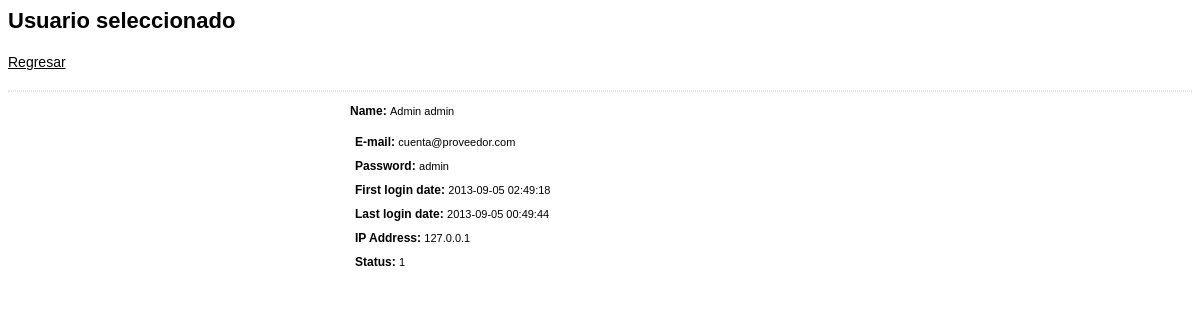
The page /lp-admin/user-view.php?recordID=2 on the database its author committed.
### tables this page shows
CREATE TABLE `users` (
  `user_id` int(11) NOT NULL AUTO_INCREMENT,
  `user_firstname` varchar(50) NOT NULL,
  `user_lastname` varchar(50) NOT NULL,
  `user_password` varchar(20) NOT NULL,
  `user_first_login` datetime NOT NULL,
  `user_last_login` timestamp NOT NULL DEFAULT CURRENT_TIMESTAMP,
  `user_ip_address` varchar(20) NOT NULL,
  `user_email` varchar(250) NOT NULL,
  `user_status` tinyint(1) NOT NULL,
  PRIMARY KEY (`user_id`)
);

### lp-admin/user-view.php (called while the page is built)
<?php include_once('_user-view.php'); ?>

### lp-admin/_user-view.php (the view, shortened to what this page needs)
<link rel="stylesheet" type="text/css" href="css/cart-style.css">
<?php require_once('../Connections/cn.php'); ?><?php
if (!function_exists("GetSQLValueString")) {
function GetSQLValueString($theValue, $theType, $theDefinedValue = "", $theNotDefinedValue = "")
{
  $theValue = function_exists("mysql_real_escape_string") ? mysql_real_escape_string($theValue) : mysql_escape_string($theValue);
  switch ($theType) {
    case "long":
    case "int":
      $theValue = ($theValue != "") ? intval($theValue) : "NULL";
      break;
  }
  return $theValue;
}
}
$maxRows_DetailRS1 = 10;
$pageNum_DetailRS1 = 0;
$startRow_DetailRS1 = $pageNum_DetailRS1 * $maxRows_DetailRS1;
$colname_DetailRS1 = "-1";
if (isset($_GET['recordID'])) {
  $colname_DetailRS1 = $_GET['recordID'];
}
$query_DetailRS1 = sprintf("SELECT * FROM users WHERE user_id = %s ORDER BY user_firstname ASC", GetSQLValueString($colname_DetailRS1, "int"));
$query_limit_DetailRS1 = sprintf("%s LIMIT %d, %d", $query_DetailRS1, $startRow_DetailRS1, $maxRows_DetailRS1);
$DetailRS1 = mysql_query($query_limit_DetailRS1, $cn) or die(mysql_error());
$row_DetailRS1 = mysql_fetch_assoc($DetailRS1);
?>
<h2> Usuario seleccionado</h2>
<div class="action-link">
<a href="user-list.php" class="action-link">
Regresar</a> </div>
	<hr/>
<div class="form">
	<h3>Name: <span class="list-text-caption"><?php echo $row_DetailRS1['user_firstname']; ?> </span><span class="list-text-caption"><?php echo $row_DetailRS1['user_lastname']; ?></span></h3>
	<div class="row-item form-title">E-mail: <span class="list-text-caption"><?php echo $row_DetailRS1['user_email']; ?></span></div>
	<div class="row-item form-title">Password: <span class="list-text-caption"><?php echo $row_DetailRS1['user_password']; ?></span></div>
	<div class="row-item form-title">First login date: <span class="list-text-caption"><?php echo $row_DetailRS1['user_first_login']; ?></span></div>
	<div class="row-item form-title">Last login date: <span class="list-text-caption"><?php echo $row_DetailRS1['user_last_login']; ?></span></div>
	<div class="row-item form-title">IP Address: <span class="list-text-caption"><?php echo $row_DetailRS1['user_ip_address']; ?></span></div>
	<div class="row-item form-title">Status: <span class="list-text-caption"><?php echo $row_DetailRS1['user_status']; ?></span></div>
</div>

### lp-admin/css/cart-style.css (style rules this page uses)
* { font-family: Arial, Helvetica, sans-serif; font-size: 12px; }
a { color: #000; text-decoration: underline; }
.row-item { padding: 5px; }
.action-link { margin: 20px 0; font-size: 14px; }
.list-text-caption { font-size: 11px; font-weight: lighter; }
.form { max-width: 500px; margin: auto; display: block; }
.form-title { font-weight: bold; }
hr { border: 1px #e5e5e5 dotted; clear: both; display: block; margin: 5px 0; }
h2 { font-size: 22px; display: block; }

### rows shown on the page
users: user_firstname "Admin", user_lastname "admin", user_email "cuenta@proveedor.com", user_password "admin", user_first_login "2013-09-05 02:49:18", user_last_login "2013-09-05 00:49:44", user_ip_address "127.0.0.1", user_status "1"
